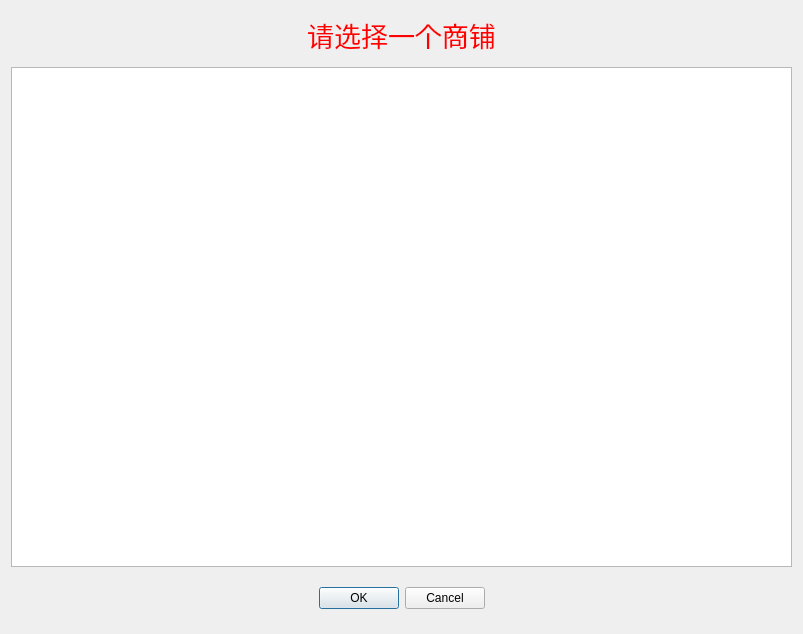
<?xml version="1.0" encoding="UTF-8"?>
<ui version="4.0">
 <class>Form</class>
 <widget class="QWidget" name="Form">
  <property name="geometry">
   <rect>
    <x>0</x>
    <y>0</y>
    <width>803</width>
    <height>632</height>
   </rect>
  </property>
  <property name="windowTitle">
   <string>Form</string>
  </property>
  <property name="styleSheet">
   <string notr="true">#Form{border-image: url(:/png/images/login_bg.png);}</string>
  </property>
  <layout class="QGridLayout" name="gridLayout_2">
   <item row="0" column="0">
    <layout class="QGridLayout" name="gridLayout">
     <item row="1" column="0">
      <widget class="QTableWidget" name="tableWidget">
       <property name="minimumSize">
        <size>
         <width>0</width>
         <height>500</height>
        </size>
       </property>
      </widget>
     </item>
     <item row="2" column="0">
      <widget class="QDialogButtonBox" name="buttonBox">
       <property name="minimumSize">
        <size>
         <width>0</width>
         <height>50</height>
        </size>
       </property>
       <property name="orientation">
        <enum>Qt::Horizontal</enum>
       </property>
       <property name="standardButtons">
        <set>QDialogButtonBox::Cancel|QDialogButtonBox::Ok</set>
       </property>
       <property name="centerButtons">
        <bool>true</bool>
       </property>
      </widget>
     </item>
     <item row="0" column="0">
      <widget class="QTextBrowser" name="textBrowser">
       <property name="maximumSize">
        <size>
         <width>16777215</width>
         <height>50</height>
        </size>
       </property>
       <property name="styleSheet">
        <string notr="true">color: rgb(255, 0, 0);
background-color: rgb(0, 0, 0, 0);</string>
       </property>
       <property name="frameShape">
        <enum>QFrame::NoFrame</enum>
       </property>
       <property name="html">
        <string>&lt;!DOCTYPE HTML PUBLIC &quot;-//W3C//DTD HTML 4.0//EN&quot; &quot;http://www.w3.org/TR/REC-html40/strict.dtd&quot;&gt;
&lt;html&gt;&lt;head&gt;&lt;meta name=&quot;qrichtext&quot; content=&quot;1&quot; /&gt;&lt;style type=&quot;text/css&quot;&gt;
p, li { white-space: pre-wrap; }
&lt;/style&gt;&lt;/head&gt;&lt;body style=&quot; font-family:'SimSun'; font-size:9pt; font-weight:400; font-style:normal;&quot;&gt;
&lt;p align=&quot;center&quot; style=&quot; margin-top:0px; margin-bottom:0px; margin-left:0px; margin-right:0px; -qt-block-indent:0; text-indent:0px;&quot;&gt;&lt;span style=&quot; font-size:20pt;&quot;&gt;请选择一个商铺&lt;/span&gt;&lt;/p&gt;&lt;/body&gt;&lt;/html&gt;</string>
       </property>
      </widget>
     </item>
    </layout>
   </item>
  </layout>
 </widget>
 <resources>
  <include location="login_bg.qrc"/>
 </resources>
 <connections/>
</ui>
